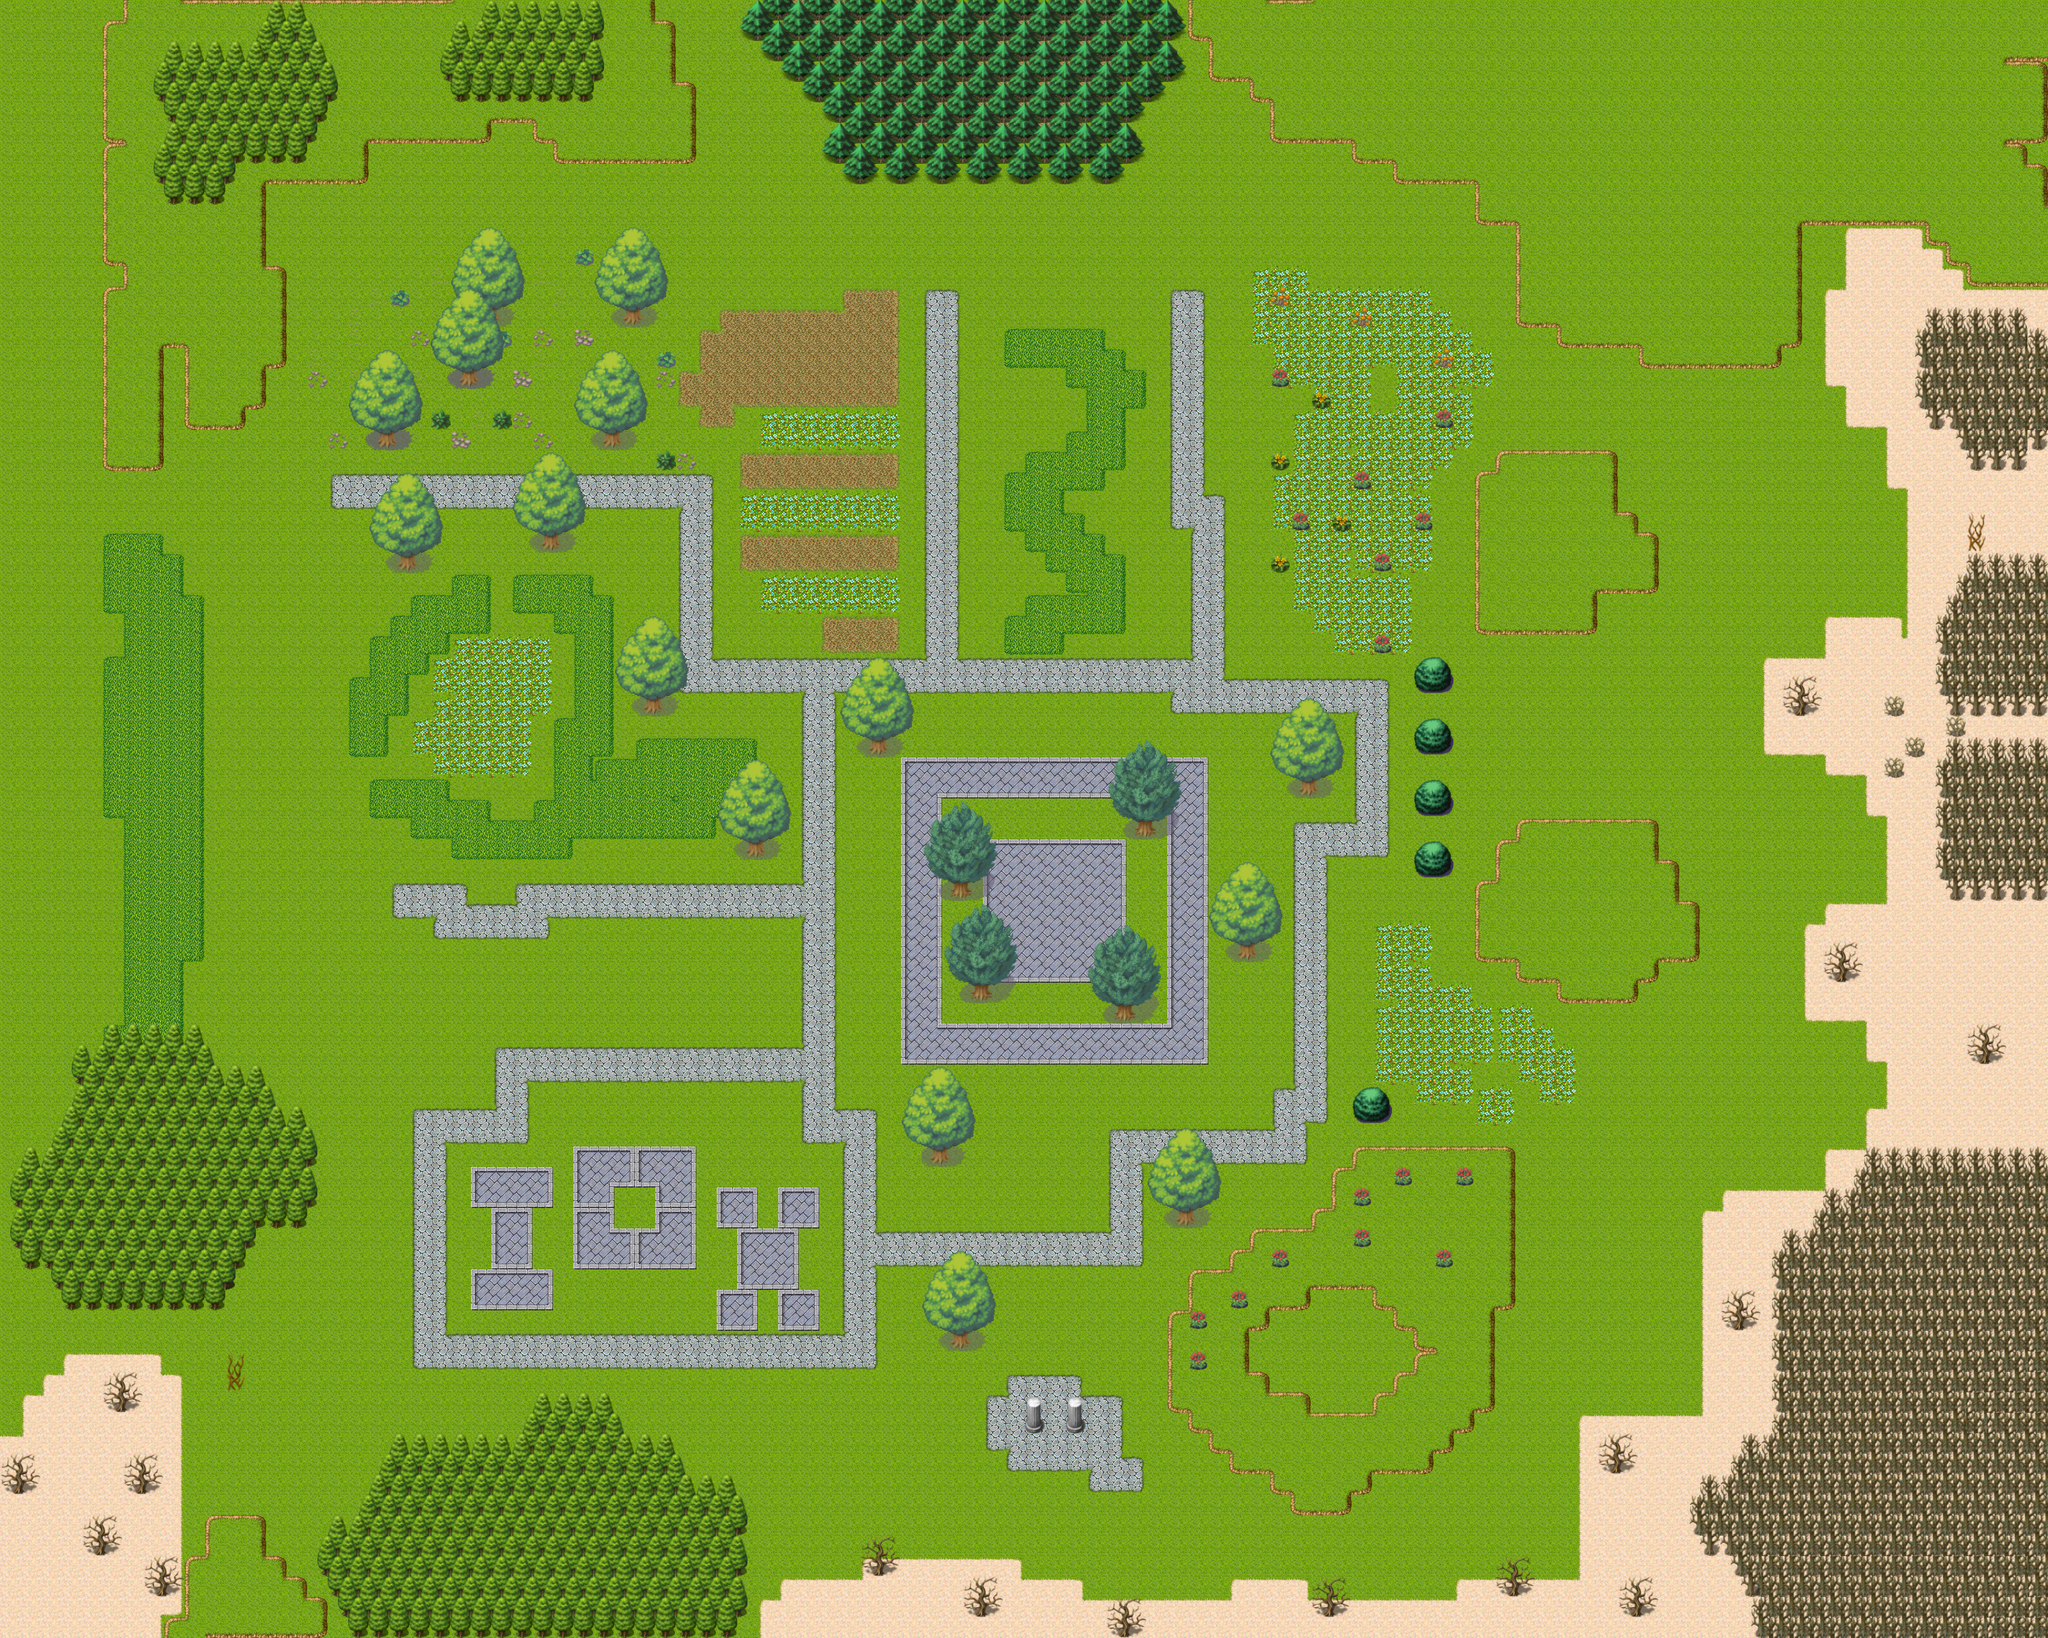

Tiled map render using the project's own tile images. Description and the map definition, with tile-layer contents summarised, below:
An orthogonal 100x80 tile map with 32x32 px tiles, 3 tile layers (backdrop, plants, plants top), 2 tilesets and 30 objects (a box).

<map version="1.0" orientation="orthogonal" renderorder="right-up" width="100" height="80" tilewidth="32" tileheight="32" nextobjectid="50">
 <tileset firstgid="1" source="tilea2.tsx" />
 <tileset firstgid="151" source="tilee4 offset scale.tsx" />
 <layer name="backdrop" width="100" height="80">
  <data>[8000 cells, 8000 non-empty, 94 distinct tile ids]</data>
 </layer>
 <objectgroup name="objects">
  <object id="9" gid="303" x="1230" y="1908.67" />
  <object id="10" gid="287" x="1230" y="1876.73" />
  <object id="11" gid="287" x="1134.5" y="1871.56" />
  <object id="12" gid="303" x="1134.5" y="1903.5" />
  <object id="13" gid="287" x="1136" y="2028.06" />
  <object id="14" gid="303" x="1136" y="2060" />
  <object id="15" gid="287" x="1232.5" y="2028.56" />
  <object id="16" gid="303" x="1232.5" y="2060.5" />
  <object id="21" gid="314" x="878.727" y="655.283" />
  <object id="22" gid="330" x="879" y="687.333" />
  <object id="23" gid="316" x="912.333" y="607.333" />
  <object id="24" gid="315" x="880.375" y="607.5" />
  <object id="26" gid="315" x="962.042" y="674.167" />
  <object id="27" gid="316" x="994" y="674" />
  <object id="29" gid="162" x="686" y="638.667" />
  <object id="30" gid="162" x="753.333" y="713.333" />
  <object id="31" gid="162" x="838.667" y="583.333" />
  <object id="32" gid="162" x="865.333" y="562.667" />
  <object id="33" gid="162" x="824" y="636.667" />
  <object id="34" gid="162" x="1043.33" y="695.333" width="10" height="16" />
  <object id="35" gid="270" x="868.667" y="734.667" />
  <object id="36" gid="270" x="733.333" y="655.333" />
  <object id="37" gid="270" x="1046.67" y="538.667" />
  <object id="38" gid="270" x="848.667" y="476.667" />
  <object id="41" gid="252" x="753.333" y="585.333" />
  <object id="42" gid="252" x="934.667" y="487.333" />
  <object id="43" gid="252" x="968.667" y="687.333" />
  <object id="44" gid="295" x="1711" y="2291" />
  <object id="45" gid="279" x="1711.03" y="2259.18" />
  <object id="46" name="a box" x="1550" y="1094" width="139" height="74">
   <properties>
    <property name="trigger" value="False" />
   </properties>
  </object>
 </objectgroup>
 <layer name="plants" width="100" height="80">
  <data>[8000 cells, 1572 non-empty, 84 distinct tile ids]</data>
 </layer>
 <layer name="plants top" width="100" height="80">
  <data>[8000 cells, 146 non-empty, 35 distinct tile ids]</data>
 </layer>
</map>